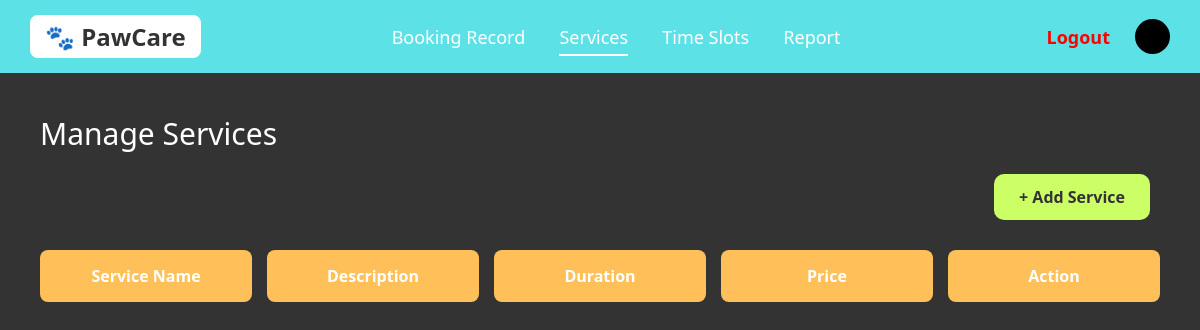
The page /service.php on the database as committed earlier.
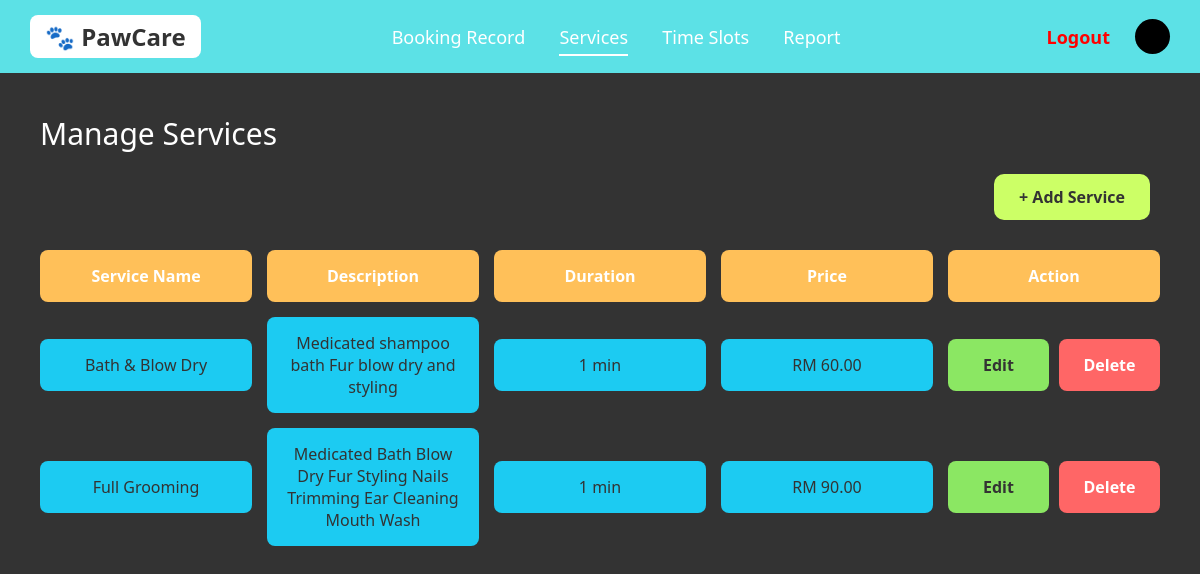
The same page on the database as committed later.
### tables this page shows
CREATE TABLE `grooming` (
  `serviceID` int(11) NOT NULL,
  `serviceName` varchar(100) DEFAULT NULL,
  `description` varchar(255) DEFAULT NULL,
  `duration` int(11) DEFAULT NULL,
  `price` decimal(8,2) DEFAULT NULL
);

### service.php (the view, shortened to what this page needs)
<?php
include 'connection.php';
$query = "SELECT * FROM grooming ORDER BY serviceID DESC";
$result = $conn->query($query);
?>
<!DOCTYPE html>
<html>
<head>
</head>
<body>
<div class="navbar">
        <div class="logo">🐾 PawCare</div>
        <div class="nav-links">
            <a href="admin_dashboard.php">Booking Record</a>
            <a href="service.php" class="active" >Services</a>
            <a href="time_slot.php">Time Slots</a>
            <a href="report.php">Report</a>
        </div>
        <div class="user-profile">
        <a href="logout.php" class="btn-logout" onclick="return confirm('Are you sure you want to log out?')">Logout</a>
        <div style="background: black; width: 35px; height: 35px; border-radius: 50%;"></div>
    </div>
</div>
<div class="container">
<div class="title">
Manage Services
</div>
<div class="controls">
    <a href="add_service.php" class="btn-add">
    + Add Service
    </a>
</div>
<div class="grid-headers">
    <div class="header-cell">Service Name</div>
    <div class="header-cell">Description</div>
    <div class="header-cell">Duration</div>
    <div class="header-cell">Price</div>
    <div class="header-cell">Action</div>
</div>
<div id="service-container">
<?php
while($row=$result->fetch_assoc()){
echo '
<div class="grid-row">
    <div class="data-cell">
        '.$row['serviceName'].'
    </div>
    <div class="data-cell">
        '.$row['description'].'
    </div>
    <div class="data-cell">
        '.$row['duration'].' min
    </div>
    <div class="data-cell">
        RM '.$row['price'].'
    </div>
    <div class="action-btns">
        <a class="btn-edit"
        href="edit_service.php?id='.$row['serviceID'].'">
        Edit
        </a>
        <a class="btn-delete"
        href="delete_service.php?id='.$row['serviceID'].'"
        onclick="return confirm(\'Delete this service?\')">
        Delete
        </a>
    </div>
</div>
';
}
?>
</div>
</div>
</body>
</html>

Rows that differ between the two databases and show on the page:
added grooming: serviceName "Bath & Blow Dry", description "Medicated shampoo bath Fur blow dry and styling", duration "1", price "60.00"
added grooming: serviceName "Full Grooming", description "Medicated Bath Blow Dry Fur Styling Nails Trimming Ear Cleaning Mouth Wash", duration "1", price "90.00"
